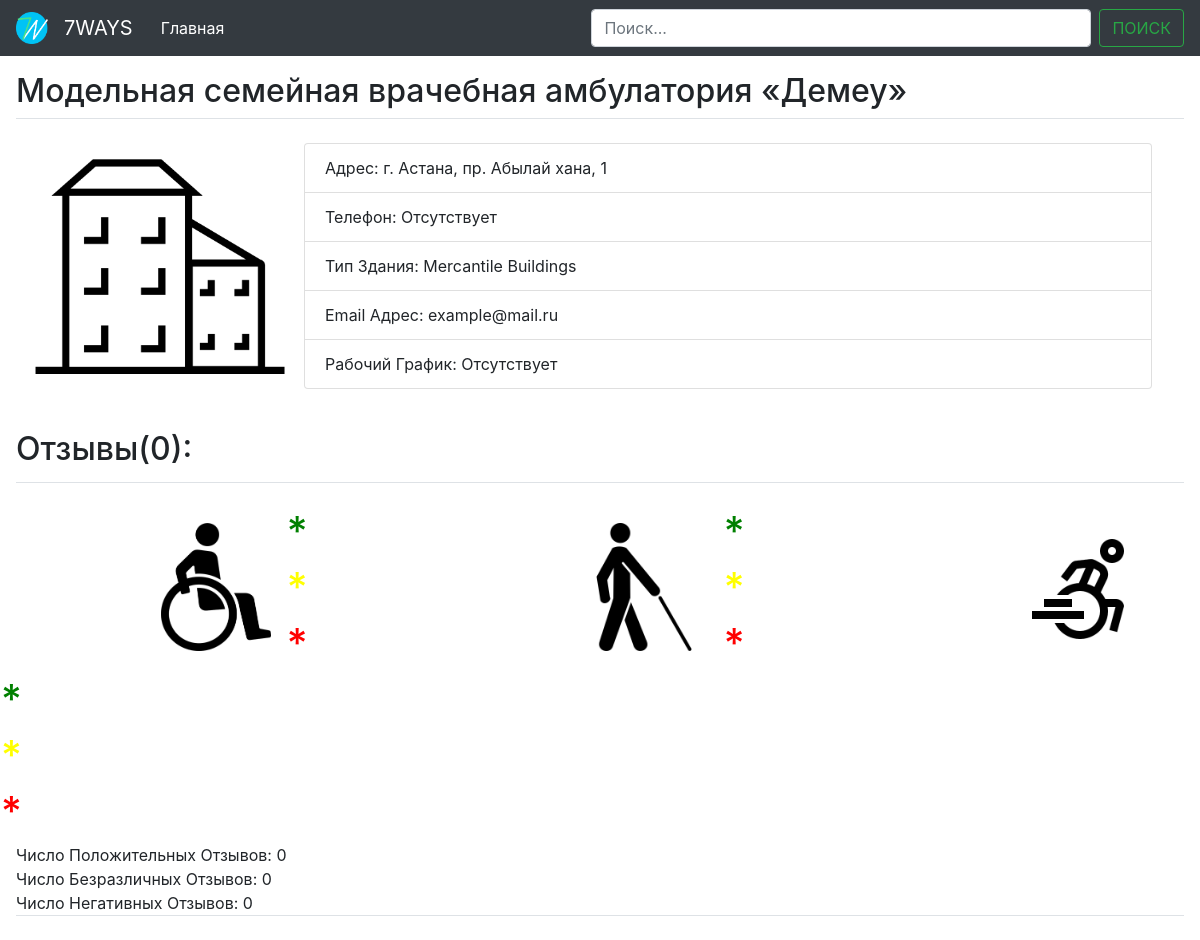
Page /2/ on the committed database.
### MainApp/models.py (models this page shows)
class Place(models.Model):
    place_name = models.CharField(max_length=1000)
    place_phone = models.CharField(default="", max_length=100, blank=True)
    place_address = models.TextField(default="", max_length=100, blank=True)
    place_building_type = MultiSelectField(choices=building_type, max_choices=1, default=None)
    place_email = models.CharField(default="", max_length=100, null=True, blank=True)

### MainApp/views.py (the view, shortened to what this page needs)
# urls.py: path('<int:place_id>/', views.place_details, name="place_det"),
def place_details(request, place_id):
    place = get_object_or_404(Place, pk=place_id)
    place.save()
    work_time = WorkTime.objects.filter(place_id=place_id)
    comments = Review.objects.filter(place_id=place_id)
    place_image = PlaceImages.objects.filter(place_id=place_id)
    good_comments = []
    tolerable_comments = []
    impossible_comments = []
    return render(request, "MainApp/place_page.html", {'place': place,
                                                       'work_time': work_time,
                                                       'comments': comments,
                                                       'place_image': place_image,
                                                       'good_comments': good_comments.__len__(),
                                                       'tolerable_comments': tolerable_comments.__len__(),
                                                       'impossible_comments': impossible_comments.__len__(),
                                                       })

### MainApp/templates/MainApp/place_page.html (shortened to what this page needs)
<!DOCTYPE html>
<html lang="en">
<head>
    <link rel="stylesheet" href="https://maxcdn.bootstrapcdn.com/bootstrap/4.0.0/css/bootstrap.min.css">
    <link rel="stylesheet" href="/static/css/style.css"/>
</head>
<body>
<nav class="navbar navbar-expand-lg navbar-dark bg-dark">
    <img class="main-logo" src="/static/logotype/7WaysLogoPrototype2.png" width="32" height="32">
    <p class="navbar-brand" >7WAYS</p>
    <div class="collapse navbar-collapse" id="navbarSupportedContent">
        <ul class="navbar-nav mr-auto">
            <li class="nav-item active">
                <a class="nav-link" href="{% url 'MainApp:index' %}">Главная <span class="sr-only">(current)</span></a>
            </li>
        </ul>
        <form class="form-inline my-2 my-lg-0">
            <input class="form-control mr-sm-2" type="search" placeholder="Поиск..." aria-label="Search">
            <button class="btn btn-outline-success my-2 my-sm-0" type="submit">ПОИСК</button>
        </form>
    </div>
</nav>
{% block content %}
    <div class="content" >
        <legend class="border-bottom mb-4"> <h2>{{ place.place_name }} </h2></legend>
        <div class="place_img float-left">
            {% if place_image %}
                {% for img in place_image %}
                    <img src="{{ img.place_img.url }}">
                {% endfor %}
            {% else %}
                <img class="place_img" src="/static/sketches/house_v1.png" >
            {% endif %}
        </div>
        <div class="place_info">
            <ul class="list-group">
                <li class="list-group-item">Адрес: {% if place.place_address %} {{ place.place_address }}
                {% else %} {{ "Отсутствует" }}
                {%   endif %}</li>
                <li class="list-group-item">Телефон:  {% if place.place_phone %} {{ place.place_phone }}
                {% else %} {{ "Отсутствует" }}
                {%   endif %}</li>
                <li class="list-group-item">Тип Здания: {% if place.place_building_type %} {{ place.place_building_type }}
                {% else %} {{ "Отсутствует" }}
                {%   endif %}</li>
                <li class="list-group-item">Email Адрес: {% if place.place_email %} {{ place.place_email }}
                {% else %} {{ "Отсутствует" }}
                {%   endif %}</li>
                <li class="list-group-item">Рабочий График: {% if work_time %}
                    {% for time in work_time %}
                        <div class="timelist">
                            {{ time.start_time|time:"H:i" }} - {{ time.end_time|time:"H:i" }} : {{ time.working_days }}</div>
                    {% endfor %}
                {% else %} {{ "Отсутствует" }}
                {% endif %}</li>
            </ul>
        </div>
    </div>
    <div class="content">
        <div class="comment-section">
            <legend class="border-bottom mb-4">
                <div class="navbar-brand" style="margin-top: 1em"> <h2>Отзывы({{ comments.count }}): </h2></div></legend>
            <div class="row">
                <div class="column">
                    <img class="place_det_rating_img" src="/static/inapp%20sketches/wheelchair_man_rating.jpg">
                </div>
                <div class="column" style="margin-left: 0; margin-right: 7em">
                    <h1 style="color: green">*</h1>
                    <h1 style="color: yellow">*</h1>
                    <h1 style="color: red">*</h1>
                </div>
                <div class="column">
                    <img class="place_det_rating_img" src="/static/inapp%20sketches/caneman_rating.jpg">
                </div>
                <div class="column" style="margin-left: 0; margin-right: 7em">
                    <h1 style="color: green">*</h1>
                    <h1 style="color: yellow">*</h1>
                    <h1 style="color: red">*</h1>
                </div>
                <div class="column">
                    <img class="place_det_rating_img" src="/static/inapp%20sketches/electrowheelman_rating.jpg">
                </div>
                <div class="column" style="margin-left: 0; margin-right: 7em">
                    <h1 style="color: green">*</h1>
                    <h1 style="color: yellow">*</h1>
                    <h1 style="color: red">*</h1>
                </div>
            </div>
            <div class="comment-counter">Число Положительных Отзывов: {{ good_comments }}</div>
            <div class="comment-counter">Число Безразличных Отзывов: {{ tolerable_comments }}</div>
            <div class="comment-counter">Число Негативных Отзывов: {{ impossible_comments }}</div>
            <legend class="border-bottom mb-4"></legend>
        </div>
    </div>
{% endblock %}
</body>
</html>

### static/css/style.css (style rules this page uses)
input.form-control { width: 500px!important; }
.navbar-brand { margin: 0; margin-right: 1em; -webkit-touch-callout: none; -webkit-user-select: none; -khtml-user-select: none; -moz-user-select: none; -ms-user-select: none; user-select: none; }
.content { margin: 1em; }
.main-logo { margin-right: 1em; }
.place_info { margin-left: 1em; margin-right: 2em; }
img.place_img { width: 16em; margin: 1em; }
.place_det_rating_img { height: 8em; margin: 1em; }
.column { margin-left: 9em; }

### rows in the picture
Place: place_name "Модельная семейная врачебная амбулатория «Демеу»", place_address "г. Астана, пр. Абылай хана, 1", place_building_type "Mercantile Buildings", place_email "example@mail.ru"

### other values in the picture
{{ "Отсутствует" }} "Отсутствует"
{{ comments.count }} "0"
{{ good_comments }} "0"
{{ tolerable_comments }} "0"
{{ impossible_comments }} "0"
